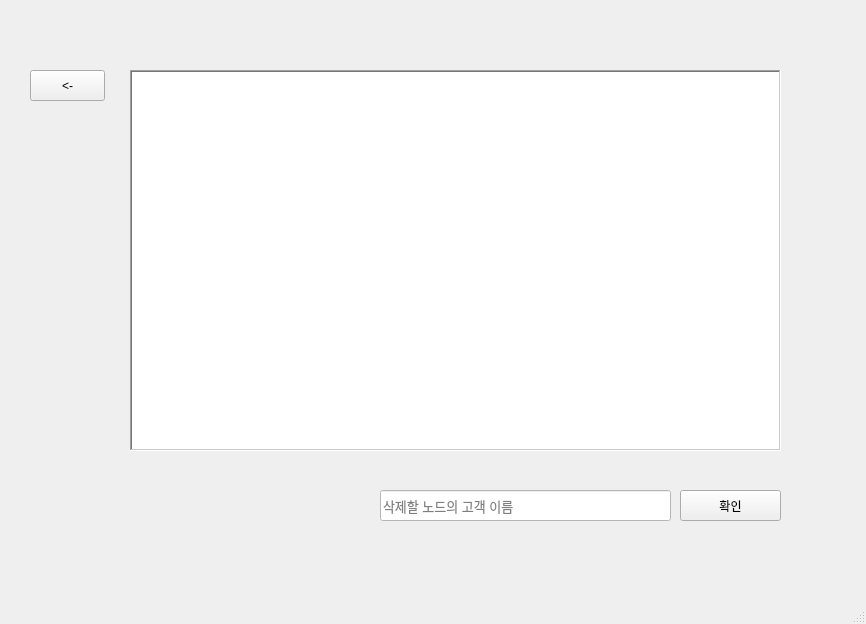
<?xml version="1.0" encoding="UTF-8"?>
<ui version="4.0">
 <class>MainWindow</class>
 <widget class="QMainWindow" name="MainWindow">
  <property name="geometry">
   <rect>
    <x>0</x>
    <y>0</y>
    <width>866</width>
    <height>624</height>
   </rect>
  </property>
  <property name="windowTitle">
   <string>MainWindow</string>
  </property>
  <widget class="QWidget" name="centralwidget">
   <widget class="QPushButton" name="Check">
    <property name="geometry">
     <rect>
      <x>680</x>
      <y>490</y>
      <width>101</width>
      <height>31</height>
     </rect>
    </property>
    <property name="text">
     <string>확인</string>
    </property>
   </widget>
   <widget class="QTextBrowser" name="show_node">
    <property name="geometry">
     <rect>
      <x>130</x>
      <y>70</y>
      <width>651</width>
      <height>381</height>
     </rect>
    </property>
    <property name="frameShape">
     <enum>QFrame::WinPanel</enum>
    </property>
   </widget>
   <widget class="QPushButton" name="Back">
    <property name="geometry">
     <rect>
      <x>30</x>
      <y>70</y>
      <width>75</width>
      <height>31</height>
     </rect>
    </property>
    <property name="text">
     <string>&lt;-</string>
    </property>
   </widget>
   <widget class="QLineEdit" name="delete_name">
    <property name="geometry">
     <rect>
      <x>380</x>
      <y>490</y>
      <width>291</width>
      <height>31</height>
     </rect>
    </property>
    <property name="font">
     <font>
      <pointsize>10</pointsize>
     </font>
    </property>
    <property name="styleSheet">
     <string notr="true">background-color:rgb(255, 255, 255)</string>
    </property>
    <property name="inputMask">
     <string/>
    </property>
    <property name="text">
     <string notr="true"/>
    </property>
    <property name="frame">
     <bool>true</bool>
    </property>
    <property name="dragEnabled">
     <bool>false</bool>
    </property>
    <property name="placeholderText">
     <string>삭제할 노드의 고객 이름</string>
    </property>
   </widget>
  </widget>
  <widget class="QMenuBar" name="menubar">
   <property name="geometry">
    <rect>
     <x>0</x>
     <y>0</y>
     <width>866</width>
     <height>26</height>
    </rect>
   </property>
  </widget>
  <widget class="QStatusBar" name="statusbar"/>
 </widget>
 <resources/>
 <connections/>
</ui>
